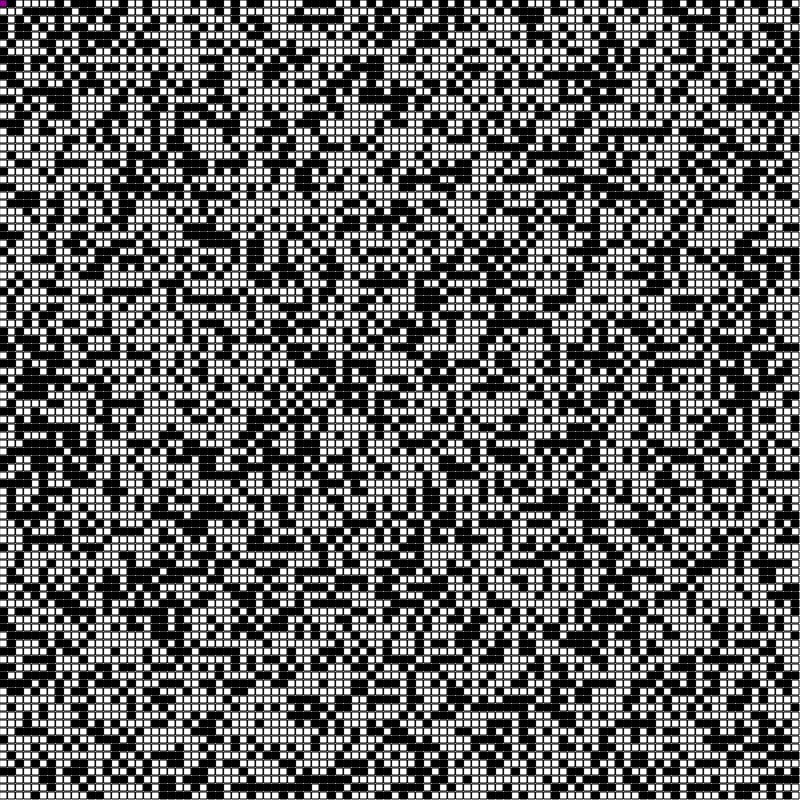
Frame 1 (no input)
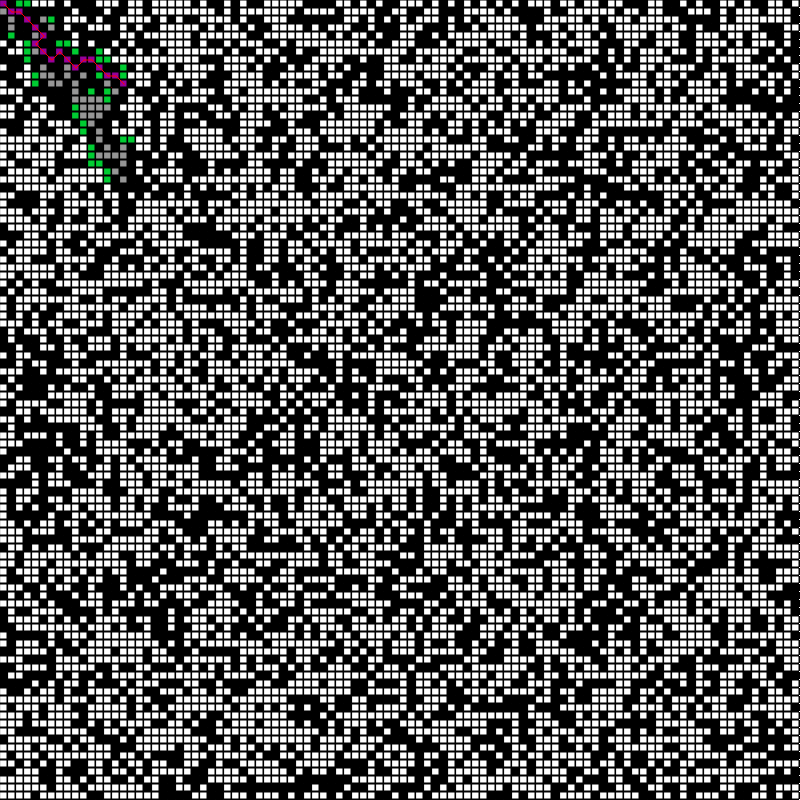
Frame 60 (no input)
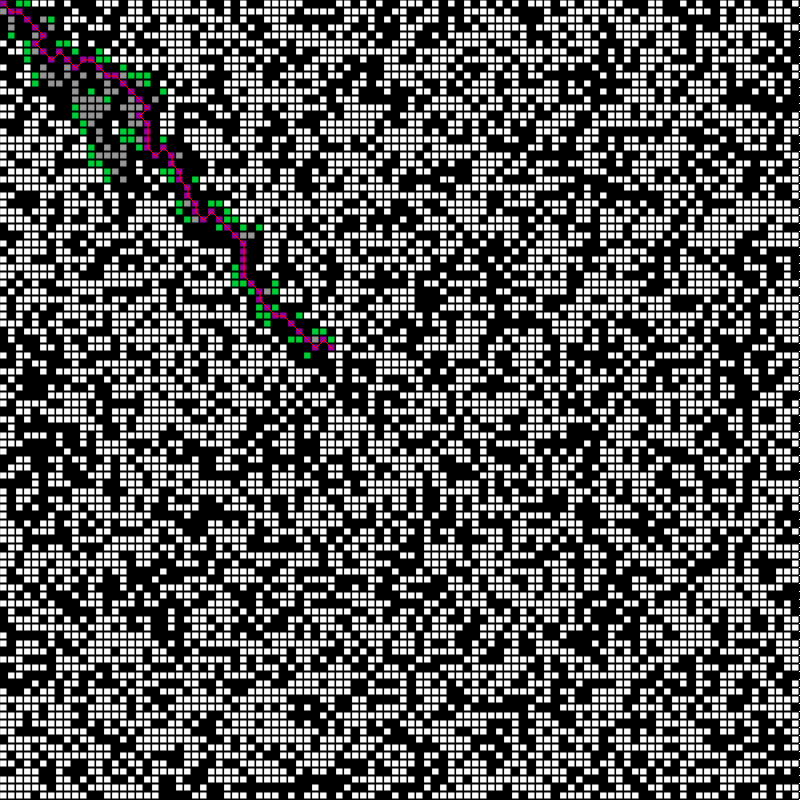
Frame 120 (the mouse pressed at the canvas centre since frame 60)

The p5.js sketch that drew these frames (run headless with seeded random() and noise() and a simulated clock; from frame 60 on, the mouse is pressed at the canvas centre):

// p5.js sketch
// ── sketch.js

canSize = 800

let m = new Maze(100,100,canSize,canSize)

function setup() {
    createCanvas(canSize, canSize);
}
  
function draw() {
  m.draw()
  m.solveStep()
}
  
// ── maze.js

class Cell{
    constructor(x,y,sizeX,sizeY){
        this.g = Infinity;
        this.f = Infinity;
        this.wall = false;
        this.prev = undefined;
        this.neighbors = []

        if(Math.random() < 0.4){
            this.wall = true
        }

        this.x = x;
        this.y = y;
        this.sizeX = sizeX;
        this.sizeY = sizeY;
    }

    draw(colour){
        fill(colour);
        stroke(0);
        rect(this.x*this.sizeX,this.y*this.sizeY,this.sizeX-1,this.sizeY-1)
    }
}

class Maze{
    constructor(sizeX,sizeY, canvasSizeX,canvasSizeY){
        let cellSizeX = canvasSizeX/sizeX;
        let cellSizeY = canvasSizeY/sizeY;

        this.sizeX = sizeX;
        this.sizeY = sizeY;

        this.cells=[]

        for(var x = 0; x<sizeX;x++){
            for(var y = 0; y<sizeY;y++){
                this.cells.push(new Cell(x,y,cellSizeX,cellSizeY))
            }
        }

        for(var x = 0; x<sizeX;x++){
            for(var y = 0; y<sizeY;y++){
                let index = y*sizeX + x

                if(x > 0){
                    this.cells[index].neighbors.push(this.cells[index-1])
                }

                if(x < sizeX-1){
                    this.cells[index].neighbors.push(this.cells[index+1])
                }

                if(y > 0){
                    this.cells[index].neighbors.push(this.cells[index-sizeX])
                }

                if(y < sizeY-1){
                    this.cells[index].neighbors.push(this.cells[index+sizeX])
                }

                if(x > 0 && y > 0){
                    this.cells[index].neighbors.push(this.cells[index-1-sizeX])
                }

                if(x < sizeX-1 && y < sizeY-1){
                    this.cells[index].neighbors.push(this.cells[index+1+sizeX])
                }

                if(x > 0 && y < sizeY-1){
                    this.cells[index].neighbors.push(this.cells[index-1+sizeX])
                }

                if(x < sizeX-1 && y > 0){
                    this.cells[index].neighbors.push(this.cells[index+1-sizeX])
                }
            }
        }


        this.start = this.cells[0]
        this.start.wall = false;

        this.end = this.cells[sizeX*sizeY-1];
        this.end.wall = false;

        this.start.g = 0;
        this.start.f = this.getH(this.start,this.end);

        this.openL = []
        this.closeL = [] //just for rendering

        this.openL.push(this.start)
    }

    draw(){
        //background(0);
        this.cells.forEach(c => {
            let col = color(255,255,255) 
            if(c.wall){
                col = color(0,0,0)
            }else if(this.openL.includes(c)){
                col = color(0,205,50)
            }else if(this.closeL.includes(c)){
                col = color(150,150,150)
            }
            c.draw(col)
        })
    }

    getH(a,b){
        return Math.sqrt(Math.pow(a.x-b.x,2)+Math.pow(a.y-b.y,2))
    }

    reconstructPath(cell,cellColor){
        let tmp = cell
        var next = cell
        while(tmp){
            tmp.draw(cellColor)
            
            stroke(color(255,0,0))
            line(tmp.x*tmp.sizeX+tmp.sizeX/2,tmp.y*tmp.sizeY+tmp.sizeY/2,next.x*next.sizeX+next.sizeX/2,next.y*next.sizeY+next.sizeY/2)

            next = tmp
            tmp = tmp.prev
        }
    }

    solveStep(){
        if(this.openL.length != 0){

            var lowestF = Infinity
            var indexOfLowestF = -1
            for(var i = 0; i<this.openL.length;i++){
                if(this.openL[i].f < lowestF){
                    lowestF = this.openL[i].f
                    indexOfLowestF = i
                }
            }

            var current = this.openL[indexOfLowestF]

            

            if(current === this.end){ //found solution
                console.log("Done");
                this.reconstructPath(current,color(248,252,0))
                noLoop();
                return;
            }
            
            //render path
            this.reconstructPath(current,color(150,0,155))

            this.openL.splice(indexOfLowestF,1);
            this.closeL.push(current);

            current.neighbors.forEach(neighbor => {
                if(!neighbor.wall){
                    let posG = current.g + 1;
                    if(posG < neighbor.g){
                        neighbor.prev = current
                        neighbor.g = posG
                        neighbor.f = posG + this.getH(neighbor,this.end)
                        if(!this.openL.includes(neighbor)){
                            this.openL.push(neighbor)
                        }
                    }
                }
            })

        }else{
            console.log("No Solution");
            noLoop();
        }
    } 
}
// ── scetch.js

canSize = 400

function setup() {
    createCanvas(canSize, canSize);
  }
  
function draw() {

}
  
